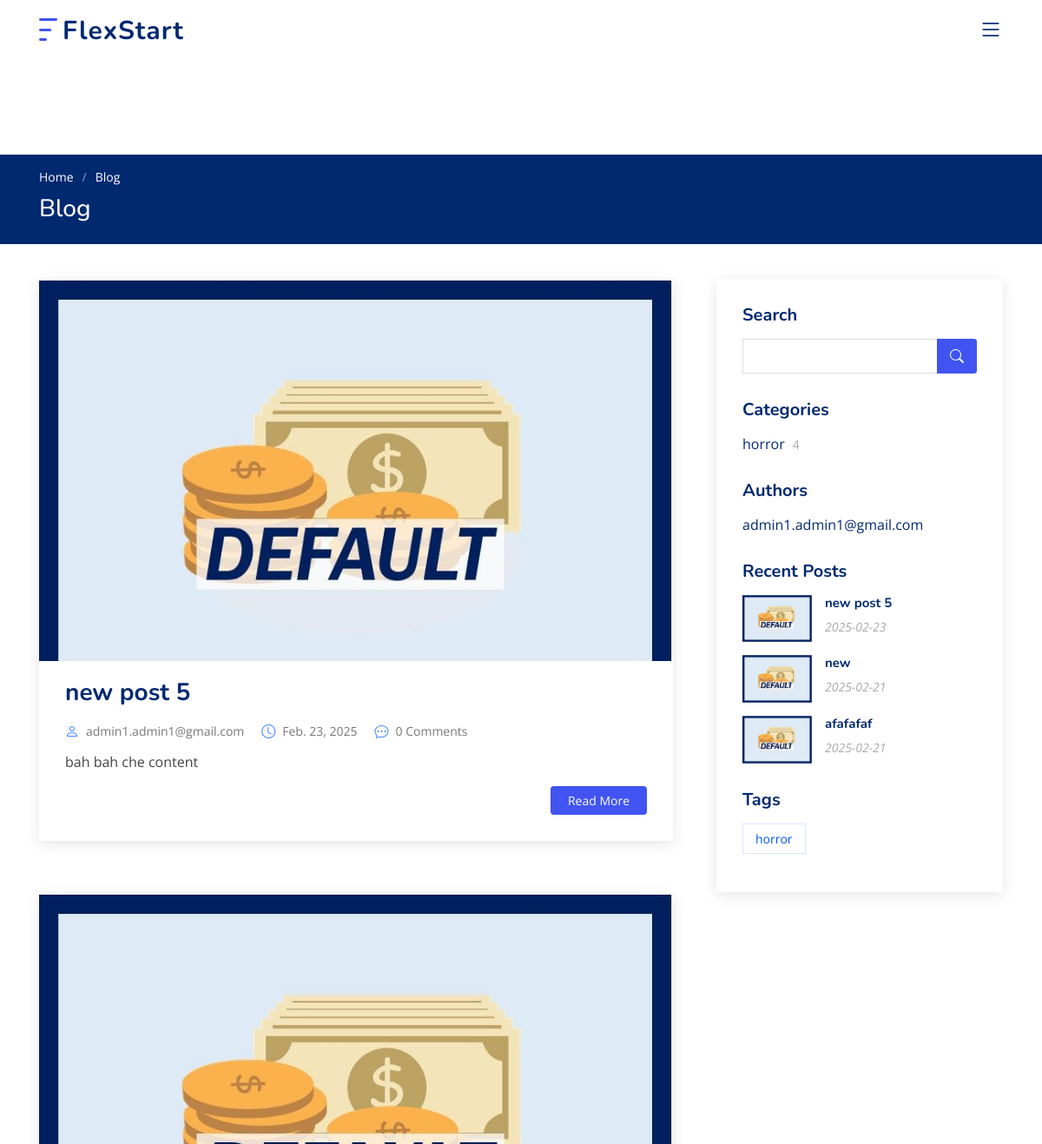
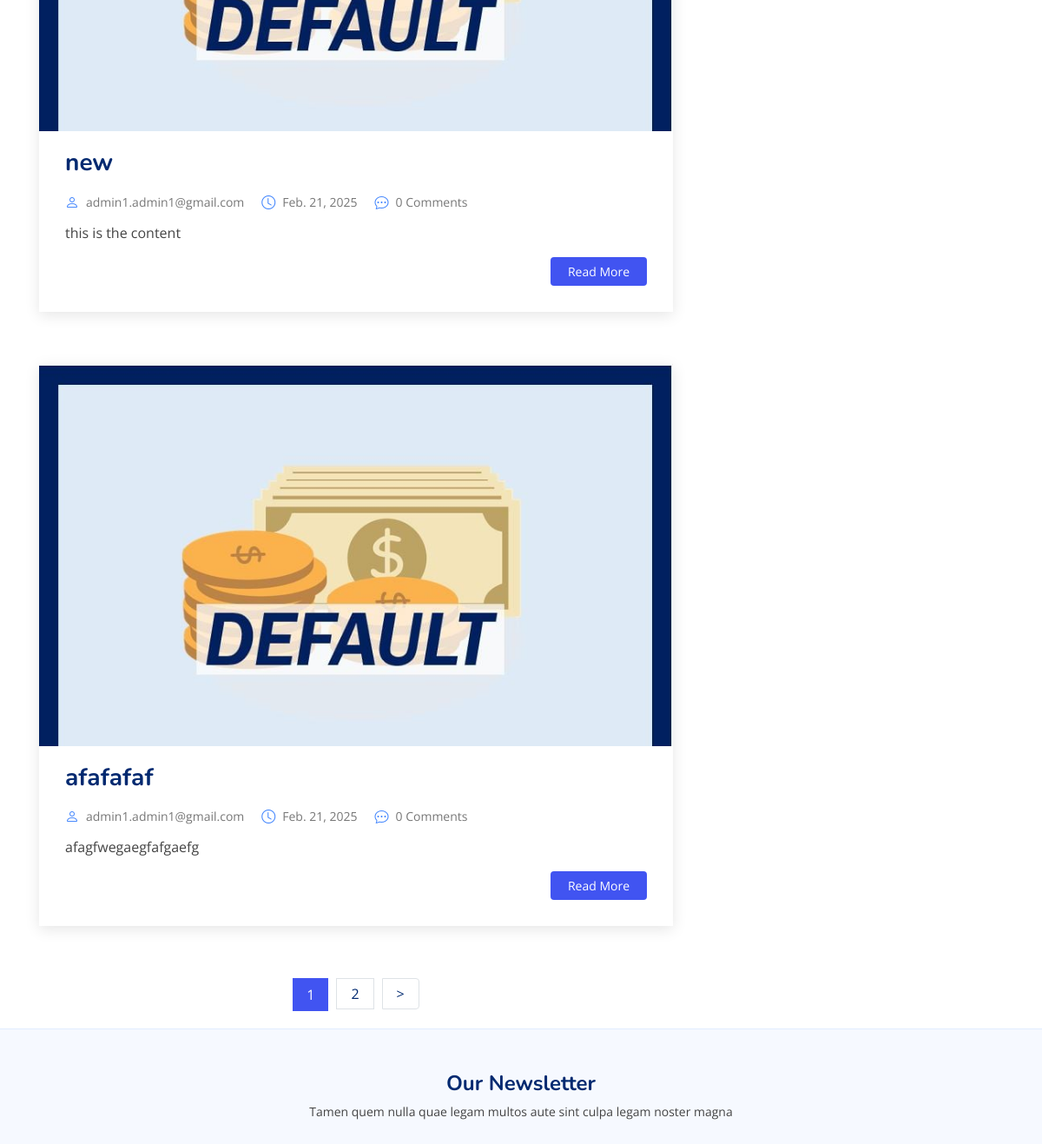
The page /blog/ (upper part) on the database as committed earlier (2 pictures, top to bottom).
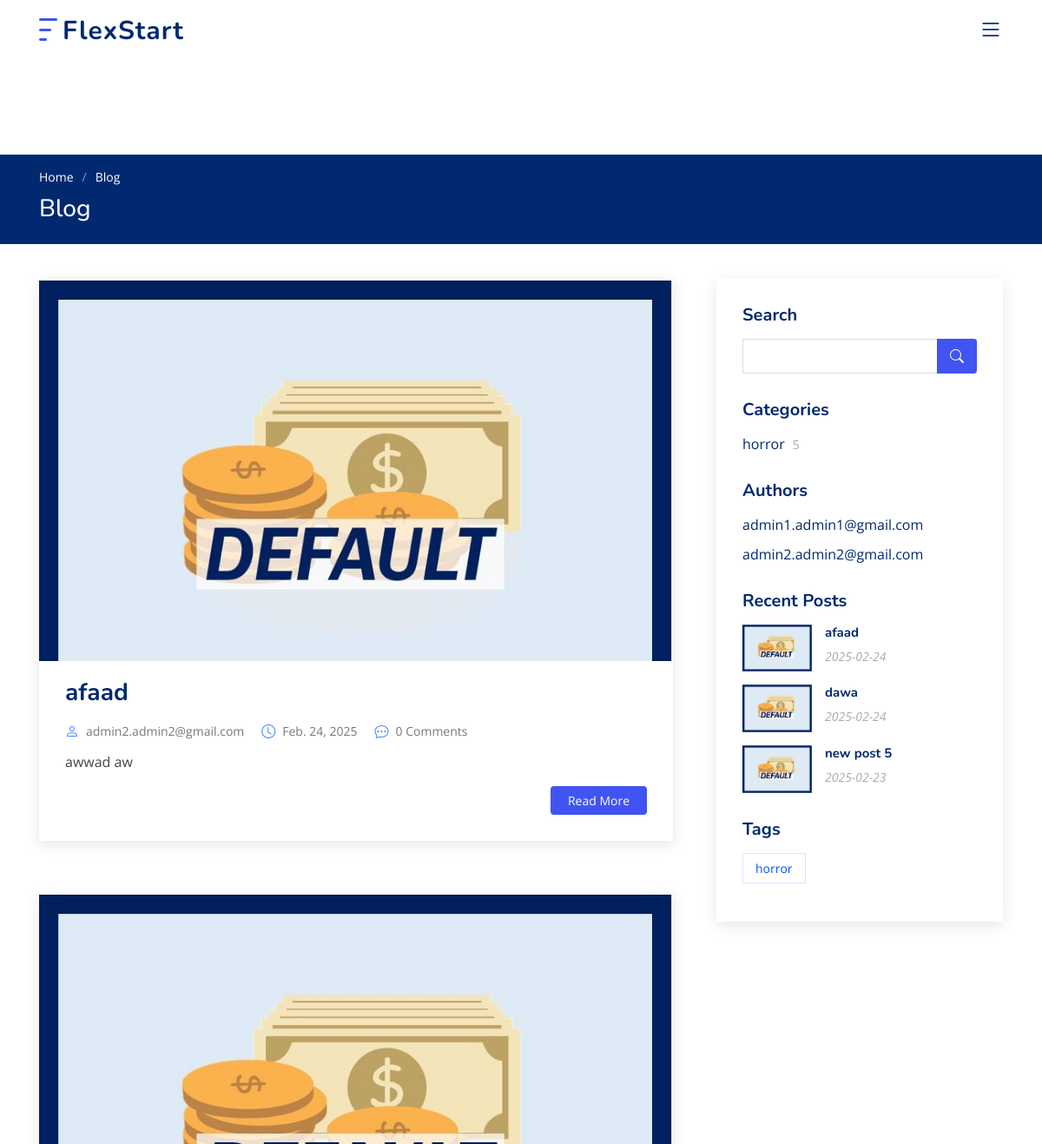
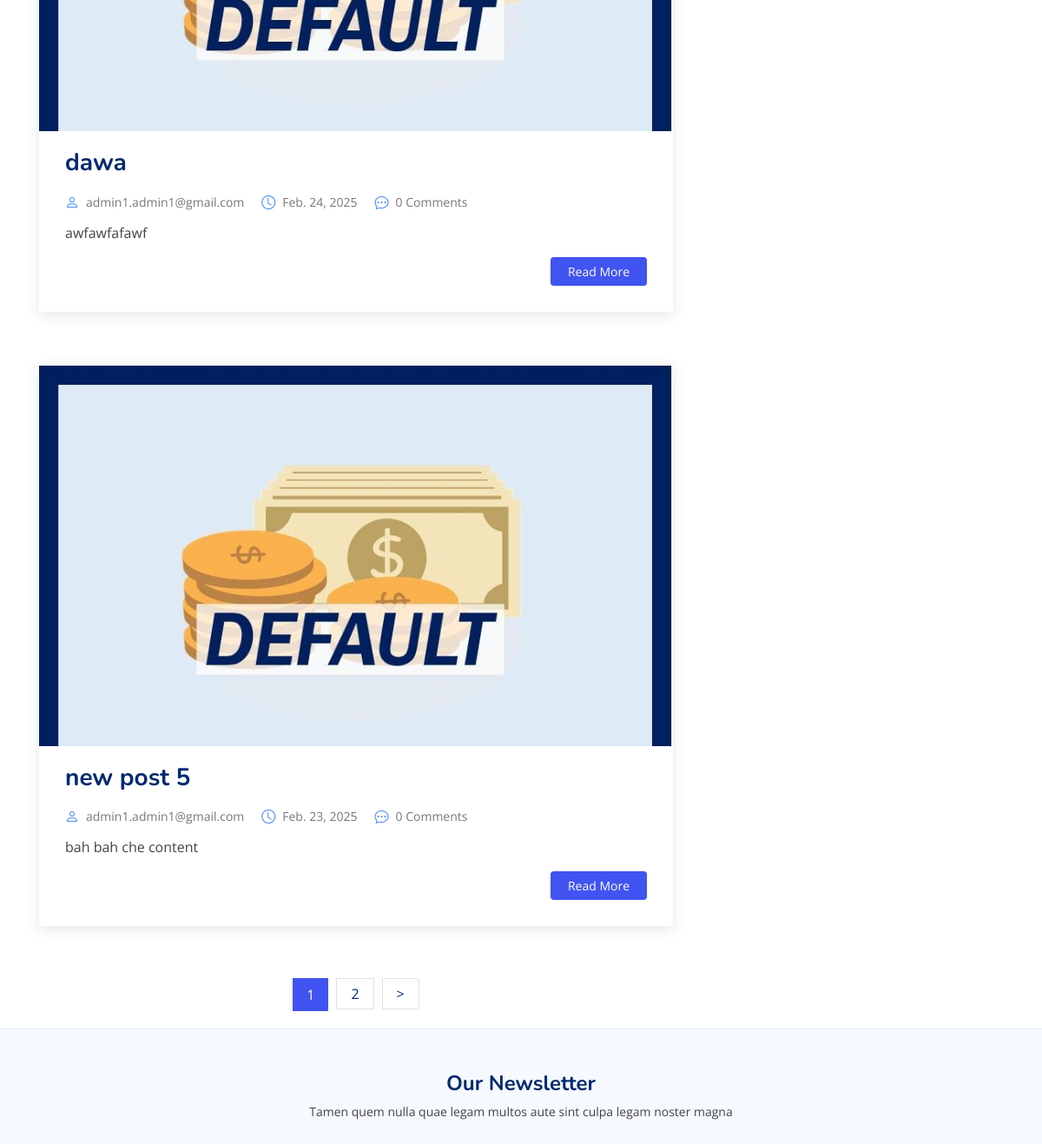
The same page on the database as committed later (2 pictures, top to bottom).
### app_blog/models.py (models this page shows, shortened)
class Post(models.Model):
    title = models.CharField(max_length=50)
    content = models.TextField()
    author = models.ForeignKey(Profile, on_delete=models.CASCADE)
    created_date = models.DateTimeField(auto_now_add=True)
    updated_date = models.DateTimeField(auto_now=True)
    published_date = models.DateTimeField(default=now)
    status = models.BooleanField(default=False)
    views = models.IntegerField(default=0)
    image = models.ImageField(upload_to='app_blog/posts/images/', null=True, blank=True)
    categories = models.ManyToManyField('Category', db_table='app_blog_post_category')
    tags = TaggableManager(blank=True)
    class Meta:
        db_table = 'app_blog_post'

class Category(models.Model):
    name = models.CharField(max_length=100)
    class Meta:
        db_table = 'app_blog_category'
        verbose_name = 'category'
        verbose_name_plural = 'categories'

### app_account/models.py (models this page shows, shortened)
class Profile(models.Model):
    user = models.OneToOneField("User", on_delete=models.CASCADE, primary_key=True)
    username = models.CharField(max_length=100, unique=True, null=True, blank=True)
    first_name = models.CharField(max_length=255, null=True, blank=True)
    last_name = models.CharField(max_length=255, null=True, blank=True)
    description = models.TextField(null=True, blank=True)
    def __str__(self):
        return self.user.email

class User(AbstractBaseUser, PermissionsMixin):
    email = models.EmailField(max_length=255, unique=True)
    is_staff = models.BooleanField(default=False)
    is_active = models.BooleanField(default=True)
    is_superuser = models.BooleanField(default=False)
    is_verified = models.BooleanField(default=False)
    REQUIRED_FIELDS = []
    USERNAME_FIELD = "email"
    created_date = models.DateTimeField(auto_now_add=True)
    updated_date = models.DateTimeField(auto_now=True)
    objects = UserManager()

### app_blog/views.py (the view)
# urls.py: path('blog/', views.blog_view, name='blog'),
def blog_view(request, **kwargs):
    posts = Post.objects.filter(published_date__lte=timezone.now(), status=1).order_by('-published_date')
    if s := request.GET.get('search'):
        posts = posts.filter(title__contains=s)
    if a := kwargs.get('author'):
        posts = posts.filter(author__username=a)
    if c := kwargs.get('category'):
        posts = posts.filter(categories__name=c)
    if t := kwargs.get('tag'):
        posts = posts.filter(tags__name__icontains=t)
    posts = Paginator(posts, 3)
    page_number = request.GET.get('page', 1)
    try:
        posts = posts.page(page_number)
    except PageNotAnInteger:
        return redirect('app_blog:post_list')
    except EmptyPage:
        return redirect('app_blog:post_list')
    context = {'posts': posts}
    return render(request, 'app_blog/blog.html', context)

### app_blog/templatetags/tags.py (called while the page is built)
@register.inclusion_tag('app_blog/_blog-category-section.html')
def category_section():
    cat_dict = {}
    for category in Category.objects.all():
        cat_dict[category.name] = category.post_set.filter(status=1).count()
    return {'categories': cat_dict.items()}

@register.inclusion_tag('app_blog/_blog-author-section.html')
def author_section():
    posts = Post.objects.all()
    authors = set([post.author for post in posts])
    return {'authors': authors }

@register.inclusion_tag('app_blog/_blog-latest-posts-section.html')
def latest_posts(number=3):
    posts = Post.objects.filter(status=1).order_by('-published_date')[:number]
    return {'posts': posts}

@register.simple_tag
def counting_post_comments(post_id):
    return Comment.objects.filter(post=post_id, allowed=True).count()

@register.inclusion_tag('app_blog/_blog-tag-section.html')
def tag_section():
    tags = []
    for post in Post.objects.all():
        for tag in post.tags.all():
            tags.append(tag.name)
    tags = set(tags)
    return {'tags': tags}

### templates/app_blog/blog.html (shortened to what this page needs)
{% extends 'base/_base.html' %}
{% load static %}
{% load tags %}
{% load humanize %}
{% block content %}
  <main id="main">
    <section class="breadcrumbs">
      <div class="container">
        <ol>
          <li><a href="{% url 'app_blog:home' %}">Home</a></li>
          <li>Blog</li>
        </ol>
        <h2>Blog</h2>
      </div>
    </section>
    <section id="blog" class="blog">
      <div class="container" data-aos="fade-up">
        <div class="row">
          <div class="col-lg-8 entries">
              {% if posts %}
                  {% for post in posts %}
            <article class="entry">
              <div class="entry-img">
                  {% if post.image %}
                    <img src="{{ post.image.url }}" alt="{{ post.title }}" class="img-fluid">
                  {% else %}
                      <img src="{% static 'images/default.jpg' %}" alt="{{ post.title }}" class="img-fluid">
                  {% endif %}
              </div>
              <h2 class="entry-title">
                <a href="{% url 'app_blog:single' post.id %}">{{ post.title }}</a>
              </h2>
              <div class="entry-meta">
                <ul>
                  <li class="d-flex align-items-center"><i class="bi bi-person"></i> <a href="{% url 'app_blog:single' post.id %}">{{ post.author }}</a></li>
                  <li class="d-flex align-items-center"><i class="bi bi-clock"></i> <a href="{% url 'app_blog:single' post.id %}"><time datetime="2020-01-01">{{ post.published_date|naturalday }}</time></a></li>
                  <li class="d-flex align-items-center"><i class="bi bi-chat-dots"></i> <a href="{% url 'app_blog:single' post.id %}">{% counting_post_comments post.id %} Comments</a></li>
                </ul>
              </div>
              <div class="entry-content">
                <p>
                    {{ post.content|truncatewords:30| safe }}
                </p>
                <div class="read-more">
                  <a href="{% url 'app_blog:single' post.id %}">Read More</a>
                </div>
              </div>
            </article>
                  {% endfor %}
              {% endif %}
          {% if posts %}
            <div class="blog-pagination">
              <ul class="justify-content-center">
                <li class="active"><a href="#">{{ posts.number }}</a></li>
                {% if posts.has_next %}
                <li class="page-item"><a href="?page={{ posts.next_page_number }}" class="page-link">{{ posts.next_page_number }}</a></li>
                <li class="page-item">
                    <a href="?page={{ posts.next_page_number }}" class="page-link" aria-label="Next">
                        <span aria-hidden="true">
                            <span class="lnr lnr-chevron-right">></span>
                        </span>
                    </a>
                </li>
                {% endif %}
              </ul>
            </div>
          {% endif %}
          </div>
          <div class="col-lg-4">
            <div class="sidebar">
              <h3 class="sidebar-title">Search</h3>
              <div class="sidebar-item search-form">
                <form action="" method="get">
                  <input type="text" name="search">
                  <button type="submit"><i class="bi bi-search"></i></button>
                </form>
              </div>
                {% category_section %}
                {% author_section %}
                {% latest_posts %}
                {% tag_section %}
            </div>
          </div>
        </div>
      </div>
    </section>
  </main>
{% endblock %}

### templates/app_blog/_blog-category-section.html
<h3 class="sidebar-title">Categories</h3>
<div class="sidebar-item categories">
    <ul>
        {% for category, post_count in categories %}
            <li><a href="{% url 'app_blog:blog_category' category  %}">{{ category }} <span>{{ post_count }}</span></a></li>
        {% endfor %}
    </ul>
</div>

### templates/app_blog/_blog-author-section.html
<h3 class="sidebar-title">Authors</h3>
<div class="sidebar-item categories">
    <ul>
        {% for author in authors %}
            <li><a href="{% url 'app_blog:blog_author' author  %}">{{ author }}</a></li>
        {% endfor %}
    </ul>
</div>

### templates/app_blog/_blog-latest-posts-section.html
{% load static %}
<h3 class="sidebar-title">Recent Posts</h3>
<div class="sidebar-item recent-posts">
    {% for post in posts %}
        <div class="post-item clearfix">
          {% if post.image %}
            <img src="{{ post.image.url }}" alt="">
          {% else %}
              <img src="{% static 'images/default.jpg' %}" alt="{{ post.title }}" class="img-fluid">
          {% endif %}
          <h4><a href="{% url 'app_blog:single' post.id %}">{{ post.title }}</a></h4>
          <time datetime="">{{ post.published_date|date:'Y-m-d' }}</time>
        </div>
    {% endfor %}
</div>

### templates/app_blog/_blog-tag-section.html
<h3 class="sidebar-title">Tags</h3>
<div class="sidebar-item tags">
<ul>
        {% for tag in tags %}
            <a href="{% url 'app_blog:blog_tag' tag %}"><li>{{ tag }}</li></a>
        {% endfor %}
</ul>
</div>

Rows that differ between the two databases and show on the page:
no longer on this page (row unchanged): Post: title "new", author "admin1.admin1@gmail.com", published_date "Feb. 21, 2025", id "0", content "this is the content", published_date "2025-02-21"
no longer on this page (row edited): Post: title "afafafaf", author "admin1.admin1@gmail.com", published_date "Feb. 21, 2025", id "0", content "afagfwegaegfafgaefg", published_date "2025-02-21"
added Post: title "afaad", author "admin2.admin2@gmail.com", published_date "Feb. 24, 2025", id "0", content "awwad aw", published_date "2025-02-24"
added Post: title "dawa", author "admin1.admin1@gmail.com", published_date "Feb. 24, 2025", id "0", content "awfawfafawf", published_date "2025-02-24"
now on this page (row unchanged): Profile: user_id.email "admin2.admin2@gmail.com"
Other text that changed with them:
new list line: "horror"
new list line: "5"
list line gone: "horror"
list line gone: "4"
